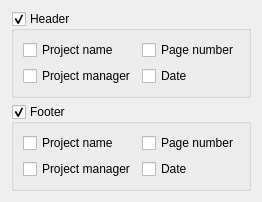
<ui version="4.0" >
 <class>KPlato::PrintingHeaderFooter</class>
 <widget class="QWidget" name="KPlato::PrintingHeaderFooter" >
  <property name="geometry" >
   <rect>
    <x>0</x>
    <y>0</y>
    <width>254</width>
    <height>194</height>
   </rect>
  </property>
  <layout class="QVBoxLayout" name="verticalLayout" >
   <item>
    <widget class="QGroupBox" name="ui_header" >
     <property name="title" >
      <string>Header</string>
     </property>
     <property name="checkable" >
      <bool>true</bool>
     </property>
     <layout class="QGridLayout" name="gridLayout_2" >
      <item row="0" column="0" >
       <widget class="QCheckBox" name="ui_headerProject" >
        <property name="text" >
         <string>Project name</string>
        </property>
       </widget>
      </item>
      <item row="0" column="1" >
       <widget class="QCheckBox" name="ui_headerPage" >
        <property name="text" >
         <string>Page number</string>
        </property>
       </widget>
      </item>
      <item row="1" column="0" >
       <widget class="QCheckBox" name="ui_headerManager" >
        <property name="text" >
         <string>Project manager</string>
        </property>
       </widget>
      </item>
      <item row="1" column="1" >
       <widget class="QCheckBox" name="ui_headerDate" >
        <property name="text" >
         <string>Date</string>
        </property>
       </widget>
      </item>
     </layout>
    </widget>
   </item>
   <item>
    <widget class="QGroupBox" name="ui_footer" >
     <property name="title" >
      <string>Footer</string>
     </property>
     <property name="checkable" >
      <bool>true</bool>
     </property>
     <layout class="QGridLayout" name="gridLayout" >
      <item row="0" column="0" >
       <widget class="QCheckBox" name="ui_footerProject" >
        <property name="text" >
         <string>Project name</string>
        </property>
       </widget>
      </item>
      <item row="0" column="1" >
       <widget class="QCheckBox" name="ui_footerPage" >
        <property name="text" >
         <string>Page number</string>
        </property>
       </widget>
      </item>
      <item row="1" column="0" >
       <widget class="QCheckBox" name="ui_footerManager" >
        <property name="text" >
         <string>Project manager</string>
        </property>
       </widget>
      </item>
      <item row="1" column="1" >
       <widget class="QCheckBox" name="ui_footerDate" >
        <property name="text" >
         <string>Date</string>
        </property>
       </widget>
      </item>
     </layout>
    </widget>
   </item>
  </layout>
 </widget>
 <resources/>
 <connections/>
</ui>
